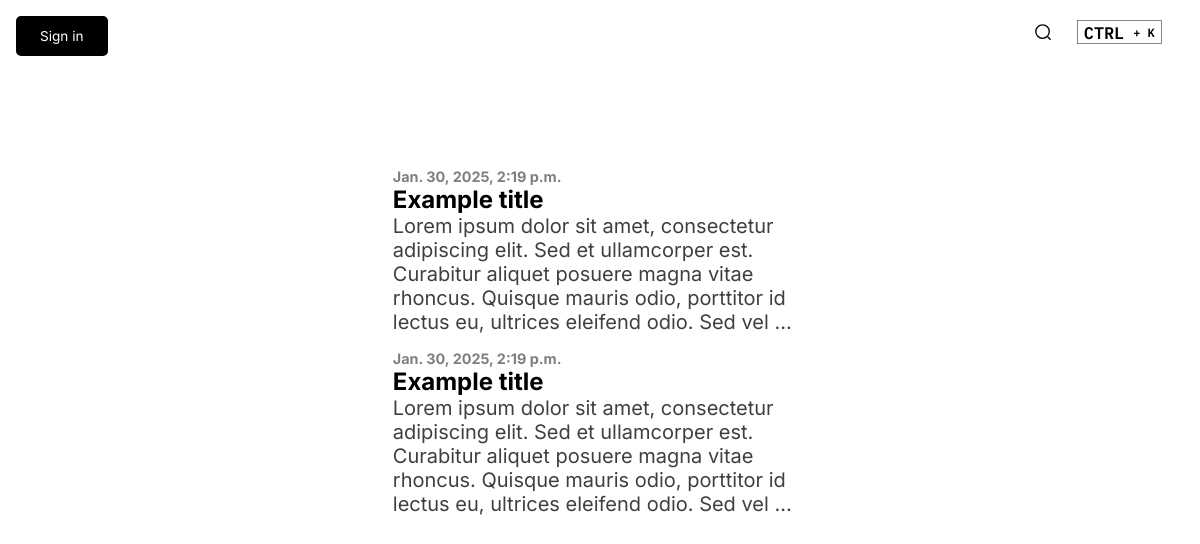
The page /blog/ on the database as committed earlier.
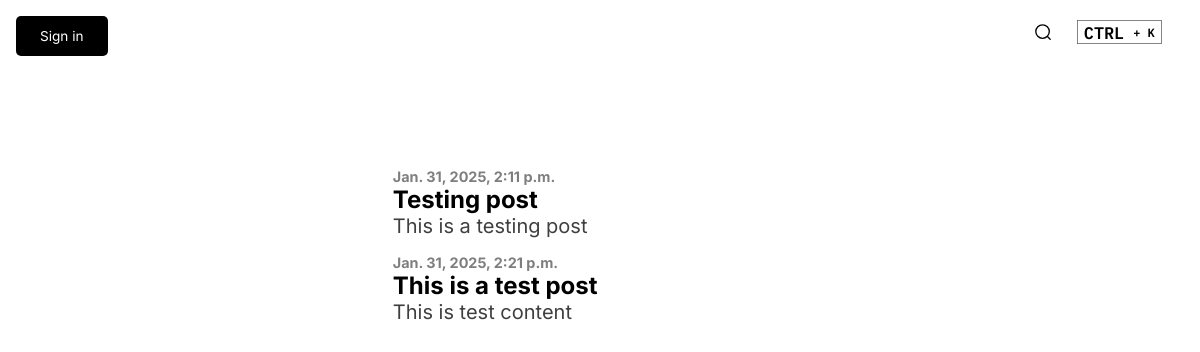
The same page on the database as committed later.
### Blog/models.py (models this page shows, shortened)
class Post(models.Model):
    title = models.CharField(max_length=100)
    content = models.TextField()
    date_posted = models.DateTimeField(auto_now_add=True)
    search_title = models.CharField(max_length=100, default='')
    comments = models.ManyToManyField('Comment', related_name='posts')

### Portfolio/views.py (the view)
# urls.py: 2. Add a URL to urlpatterns:  path('blog/', include('blog.urls'))
def blog(request):
    return render(request, 'blog.html', {'categories': Categories.objects.all(), 'posts': Post.objects.all()})

### spotlight/models.py (called while the page is built)
    def __str__(self):
        return self.name

### templates/blog.html (shortened to what this page needs)
{% extends 'base.html' %}
{% load static %}
{% block css %}
<link rel="stylesheet" href="{% static 'css/blog.css' %}" />
{% endblock %}
{% block content %}
<div class="buttons">
    <a href="{% url 'signin' %}" class="sign-in page-btn">Sign in</a>
</div>
<div class="newest-post-container">
    {% for post in posts %}
        <div class="post" onclick="viewPost(event)">
            <h1 class="date-posted">{{ post.date_posted }}</h1>
            <h1 class="post-title">{{ post.title }}</h1>
            <p class="post-content">{{ post.content|truncatewords:30 }}</p>
        </div>
    {% endfor %}
</div>
{% endblock %}

### templates/base.html (shortened to what this page needs)
<!DOCTYPE html>
<html lang="en">
    <head>
        {% load static %}
        <link rel="stylesheet" href="{% static 'css/base.css' %}">
        {% block css %}
        {% endblock %}
    </head>
    <body>
        <div class="spotlight" onclick="openSpotlight(event)">
            <img alt="search-icon" class="search-icon page-svg" src="{% static 'images/search-icon.svg' %}"/>
            <div class="keybind">
                <p class="home-key"></p>
                <p class="completion">+ K</p>
            </div>
        </div>
        {% block content %}{% endblock %}
    </body>
</html>

### static/css/base.css (style rules this page uses)
:root { --bg-color: white; --text-color: black; --primary-color: rgba(0, 0, 0, 0.641); --secondary-color: rgba(0, 0, 0, 0.467); --transparent-color: rgba(0, 0, 0, 0.061); --button-bg-color: black; --button-text-color: white; }
body { background-color: var(--bg-color); display: flex; flex-direction: column; }
* { box-sizing: border-box; font-family: "IBM Plex Mono", serif; }
.spotlight { align-self: flex-end; display: flex; flex-direction: row; align-items: center; justify-content: center; position: fixed; right: 1rem; padding: 0.5rem; }
.search-icon { margin: 0 0.5rem 0 0; transform: scale(0.9); }
.keybind { display: flex; flex-direction: row; align-items: center; justify-content: center; font-weight: 600; border: 1px solid var(--primary-color); padding: 0 0.5rem 0 0.5rem; height: 2rem; transform: scale(0.75); }
.keybind p { padding: 0; color: var(--text-color); }
.home-key { margin: 0 0.75rem 0 0; font-size: 1.4rem; }

### static/css/blog.css (style rules this page uses)
body { overflow: hidden; }
.buttons { position: fixed; left: 1rem; top: 1rem; display: flex; flex-direction: row; justify-content: space-between; }
.page-btn { padding: 0.75rem 1.5rem 0.75rem 1.5rem; margin-right: 1rem; background-color: var(--button-bg-color); color: var(--button-text-color); text-decoration: none; font-family: "Inter", serif; font-size: 0.85rem; border-radius: 5px; border: none; outline: none; cursor: pointer; }
.newest-post-container { align-self: center; margin-top: 10rem; width: 35%; overflow:scroll; display: flex; flex-direction: column; justify-content: space-between; }
.post h1, .post p { font-family: "Inter", serif; color: var(--text-color); }
.date-posted { color: var(--secondary-color); font-size: 0.9rem; padding: 0; margin: 0; opacity: 50%; }
.post-title { font-size: 1.5rem; padding: 0; margin: 0; }
.post-content { font-size: 1.25rem; padding: 0; margin: 0 0 1rem 0; opacity: 75%; }
.post { cursor: pointer; }

Rows that differ between the two databases and show on the page:
removed Post: date_posted "Jan. 30, 2025, 2:19 p.m.", title "Example title", content "Lorem ipsum dolor sit amet, consectetur adipiscing elit. Sed et ullamcorper est. Curabitur aliquet posuere magna vitae rhoncus. Quisque mauris odio, porttitor id lectus eu, ultrices eleifend odio. Sed vel …"
removed Post: date_posted "Jan. 30, 2025, 2:19 p.m.", title "Example title", content "Lorem ipsum dolor sit amet, consectetur adipiscing elit. Sed et ullamcorper est. Curabitur aliquet posuere magna vitae rhoncus. Quisque mauris odio, porttitor id lectus eu, ultrices eleifend odio. Sed vel …"
added Post: date_posted "Jan. 31, 2025, 2:11 p.m.", title "Testing post", content "This is a testing post"
added Post: date_posted "Jan. 31, 2025, 2:21 p.m.", title "This is a test post", content "This is test content"
